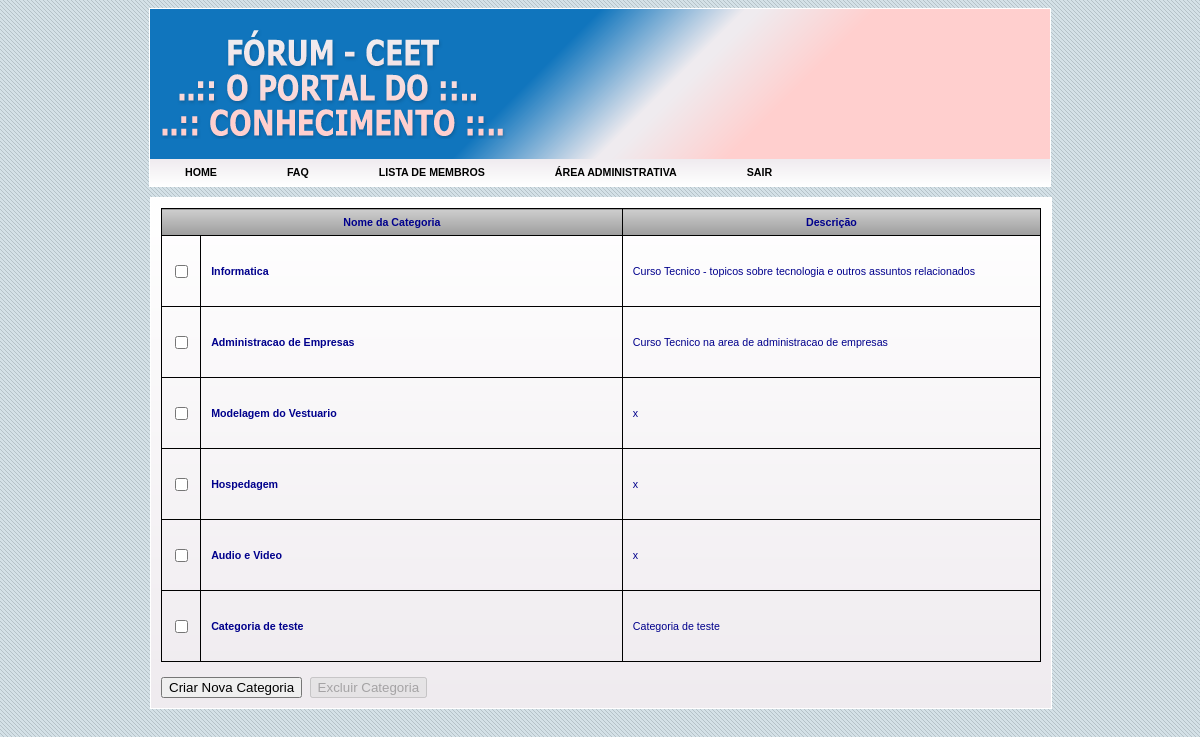
Screenshot of /forum/administrativoCategoria.php (signed in) with the database file from the repository.
### tables this page shows
CREATE TABLE `categoria` (
  `idcategoria` int(11) NOT NULL,
  `nome_categoria` varchar(45) DEFAULT NULL,
  `descricao` varchar(100) DEFAULT NULL
);

### models/Sessao.php (called while the page is built, shortened)
<?php
class Sessao
{
	public function getVariavelSessao($sVariavel)
    {
		return isset($_SESSION[$sVariavel]) ? $_SESSION[$sVariavel] : null;
	}
}

### models/BancoDados.php (called while the page is built, shortened)
<?php
class BancoDados {
    private $conexao;
    private $resultado;
    private $qtd;
    public function getResultado() {
        return $this->resultado;
    }
    public function getQtd() {
        return $this->qtd;
    }
    public function conectar(){
        $this->conexao = mysqli_connect(URL, USER, PASSWORD, NOME_BANCO, PORTA);
        mysqli_select_db($this->conexao, NOME_BANCO);
    }
    public function pesquisar($sql = "") {
        $lista = array();
        if ($sql == "") {
            $this->resultado = 0;
            $this->qtd = 0;
            return false;
        } else {
            $this->resultado = mysqli_query($this->conexao, $sql);
            if ($this->resultado) {
                $this->qtd = mysqli_num_rows($this->resultado);
                while($linha = mysqli_fetch_array($this->resultado, MYSQLI_ASSOC)){
                    $lista[] = $linha;
                }
                $this->resultado = $lista;
                return true;
            } else {
                $this->registrarLog("SQL: ".$sql." <br/> ERRO: ".mysqli_error($this->conexao));
                return false;
            }
        }
    }
}
?>

### models/Categoria.php (called while the page is built, shortened)
<?php
require_once("BancoDados.php");
class Categoria {
    private $idcategoria;
    private $nome_categoria;
    private $descricao;
    public function __construct($idcategoria = 0, $nome_categoria = null, $descricao = null) {
        $this->idcategoria = $idcategoria ;
        $this->nome_categoria = $nome_categoria;
        $this->descricao = $descricao;
    }
    public function getIdCategoria() {
        return $this->idcategoria;
    }
    public function getNomeCategoria() {
        return $this->nome_categoria;
    }
    public function getDescricao() {
        return $this->descricao;
    }
    public function listarTodos($iFirstReg = -1, $iLastReg = -1){
        $oBanco = new BancoDados();
        $lista = array();
        $sQuery = "
        SELECT *
        FROM
            categoria";
        if($oBanco->pesquisar($sQuery) && $oBanco->getQtd() > 0){
            $categorias = $oBanco->getResultado();
            foreach($categorias as $categoria){
                $lista[] = new Categoria($categoria['idcategoria'], $categoria['nome_categoria'], $categoria['descricao']);
            }
        }
        return ($lista);
    }
}
?>

### forum/administrativoCategoria.php (the view, shortened to what this page needs)
<?php
require_once("../models/Sessao.php");
require_once("../models/Categoria.php");
$oSessao = new Sessao();
$oCategoria = new Categoria();
?>
<!DOCTYPE html PUBLIC "-//W3C//DTD XHTML 1.0 Transitional//EN"
    "http://www.w3.org/TR/xhtml1/DTD/xhtml1-transitional.dtd">
<html xmlns="http://www.w3.org/1999/xhtml" xml:lang="pt" lang="pt" dir="ltr">
    <head>
        <link rel='stylesheet' href='../css/estilo_forum.css' type='text/css' media='screen'/>
        <link rel="stylesheet" href="../css/menu_style.css" type="text/css" />
    </head>
    <body>
        <div id='container'>
            <div id='cabecalho'>
                <div id='banner_superior'>
                    <div id='banner_superior_figura'>
                        <img src='../img/banner_texto_forum.png'/>
                    </div>
                </div>
                <div id='menu_superior'>
                    <ul>
                        <li><a href="./index.php" >HOME</a></li>
                        <li><a href="./faq.php" >FAQ</a></li>
                        <?php if (($oSessao->getVariavelSessao("nivelAcesso") != "Aluno") && ($oSessao->getVariavelSessao("nivelAcesso") != "Professor" && $oSessao->getVariavelSessao("nivelAcesso") != "Usu�rio")) { ?>
                            <li><a href="./membros.php">LISTA DE MEMBROS</a></li>
                            <li>
                                <a href="#">&Aacute;REA ADMINISTRATIVA</a>
                            </li>
                        <?php } ?>
                        <li><a href='../portal/index.php'>SAIR</a></li>
                    </ul>
                </div>
            </div>
            <div id='conteudo'>
                <?php
                $listaCategorias = $oCategoria->listarTodos();
                echo "
                <table class='categoria'>
                    <tr class='linha_titulo'>
                        <td class='cel_titulo_nome' colspan=2>
                            Nome da Categoria
                        </td>
                        <td class='cel_titulo_descricao'>
                            Descri&ccedil;&atilde;o
                        </td>
                    </tr>";
                $x = 1;
                foreach($listaCategorias as $categoria){
                    echo "
                    <tr class='linha_dados'>
                        <td class='cel_check'>
                            <input type='checkbox' name='row$x'/>
                        </td>
                        <td class='cel_conteudo'><a href='alterarCategoria.php?idcategoria=".$categoria->getIdCategoria()."&amp;opcao=2'>".$categoria->getNomeCategoria()."</a></td>
                        <td class='cel_conteudo'>".$categoria->getDescricao()."</td>
                    </tr>";
                    $x++;
                }
                echo "
                </table><br/>
                <input type='button' name='criar_cat' value='Criar Nova Categoria' onClick='javascript:window.location = \"./alterarCategoria.php?opcao=1\";'/>&nbsp;
                <input type='button' name='excluir_cat' value='Excluir Categoria' onClick=\"javascript:confirm('Tem certeza que deseja excluir a(s) categoria(s) selecionada(s)?');\" disabled />";
                ?>
            </div>
        </div>
    </body>
</html>

### css/estilo_forum.css (style rules this page uses)
body { background-image: url(../img/fundo_body.gif); }
a { text-decoration: none; color: #00008C; font-weight: bold; border: 0px solid transparent; }
img { border: 0; }
#container { width: 902px; height: auto; position: absolute; left: 50%; margin-left: -451px; }
#cabecalho { width: auto; height: auto; position: relative; border: 1px solid white; }
#banner_superior { width: 900px; height: 150px; position: relative; background-image: url(../img/banner_cabecalho.png); }
#banner_superior_figura { width: 347px; height: 110px; left: 10px; position: absolute; top: 50%; margin-top: -55px; }
#menu_superior { width: 900px; height: 27px; position: relative; font-family: Tahoma, sans-serif; font-size: 8pt; font-weight: bold; background-image: url(../img/bg-bubplastic.png); }
#menu_superior ul { list-style: none; margin: 0px; padding: 0px; padding-top: 7px; }
#menu_superior ul li { display: inline; padding-top: 7px; padding-bottom: 7px; margin: 0px; margin-right: -3px; }
#menu_superior ul li a { padding: 7px; padding-left: 35px; padding-right: 35px; color: #000; }
#conteudo { width: 880px; *width: 900px; height: auto; left: 1px; margin-top: 10px; margin-bottom: 60px; position: relative; background-color: #EFEBEF; background-image: url(../img/conteudo_back_forum.png); background-repeat: repeat-x; border: 1px solid white; font-family: Tahoma, sans-serif; font-size: 10pt; font-weight: none; text-align: justify; color: #00008C; padding: 10px; }
.linha_titulo { width: auto; height: 27px; border: 1px solid black; font-weight: bold; text-align: center; background-image: url(../img/tabela_titulo_back.png); background-repeat: repeat-x; background-color: #999; }
.cel_conteudo { border: 1px solid black; width: 680px; height: 50px; text-align: justify; padding: 10px; }
.categoria { border-collapse: collapse; border: 1px solid black; font-family: Tahoma, Arial, Verdana, sans-serif; font-size: 8pt; text-align: center; width: 880px; }
.cel_check { border: 1px solid black; width: 50px; }
.cel_titulo_nome { border: 1px solid black; }
.cel_titulo_descricao { border: 1px solid black; }

### forum/administrativoCategoria.php (style rules this page uses)
.linha_titulo { border: 1px solid black; }

### rows the page displays
categoria: nome_categoria "Informatica", descricao "Curso Tecnico - topicos sobre tecnologia e outros assuntos relacionados"
categoria: nome_categoria "Administracao de Empresas", descricao "Curso Tecnico na area de administracao de empresas"
categoria: nome_categoria "Modelagem do Vestuario", descricao "x"
categoria: nome_categoria "Hospedagem", descricao "x"
categoria: nome_categoria "Audio e Video", descricao "x"
categoria: nome_categoria "Categoria de teste", descricao "Categoria de teste"
